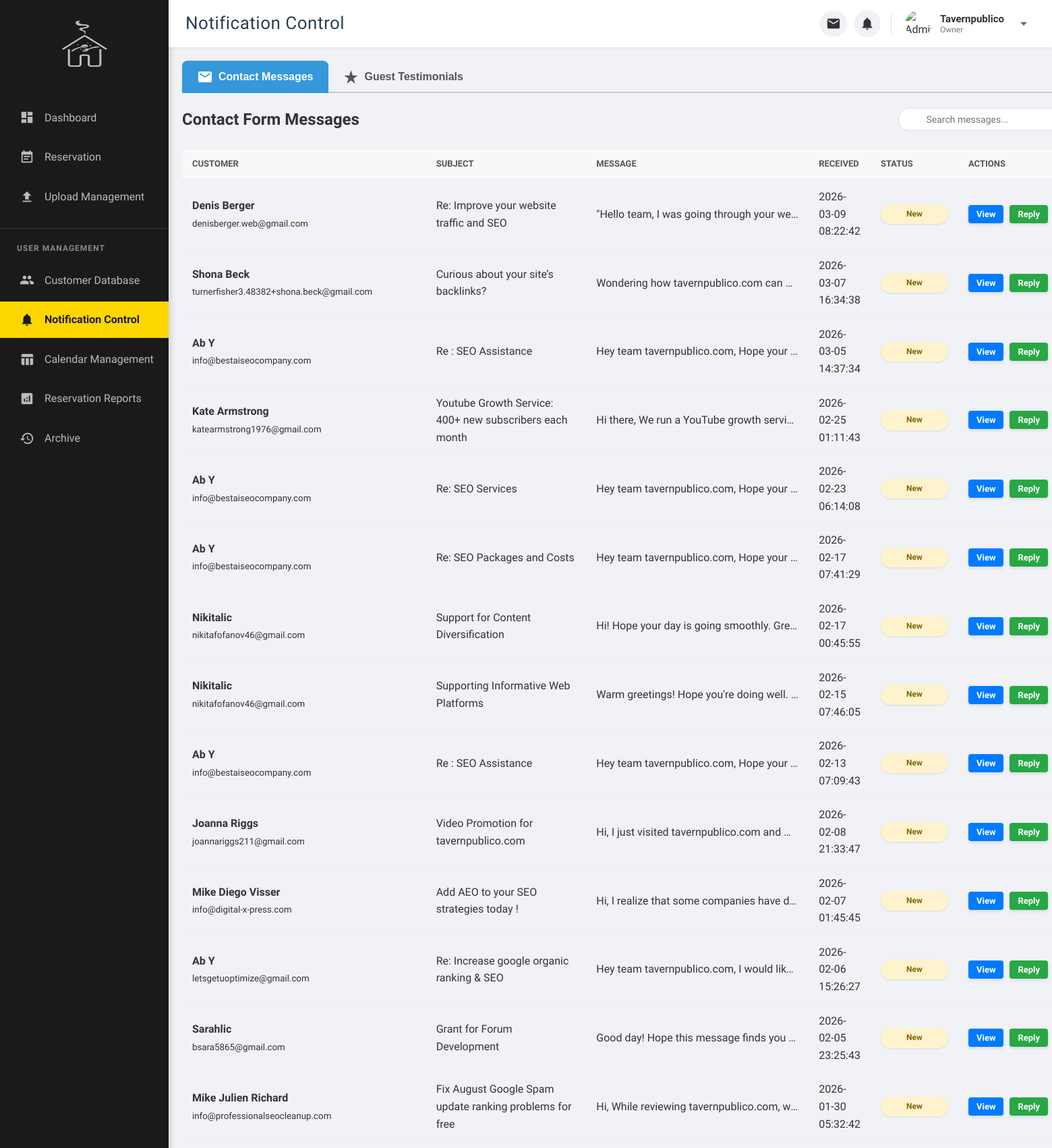
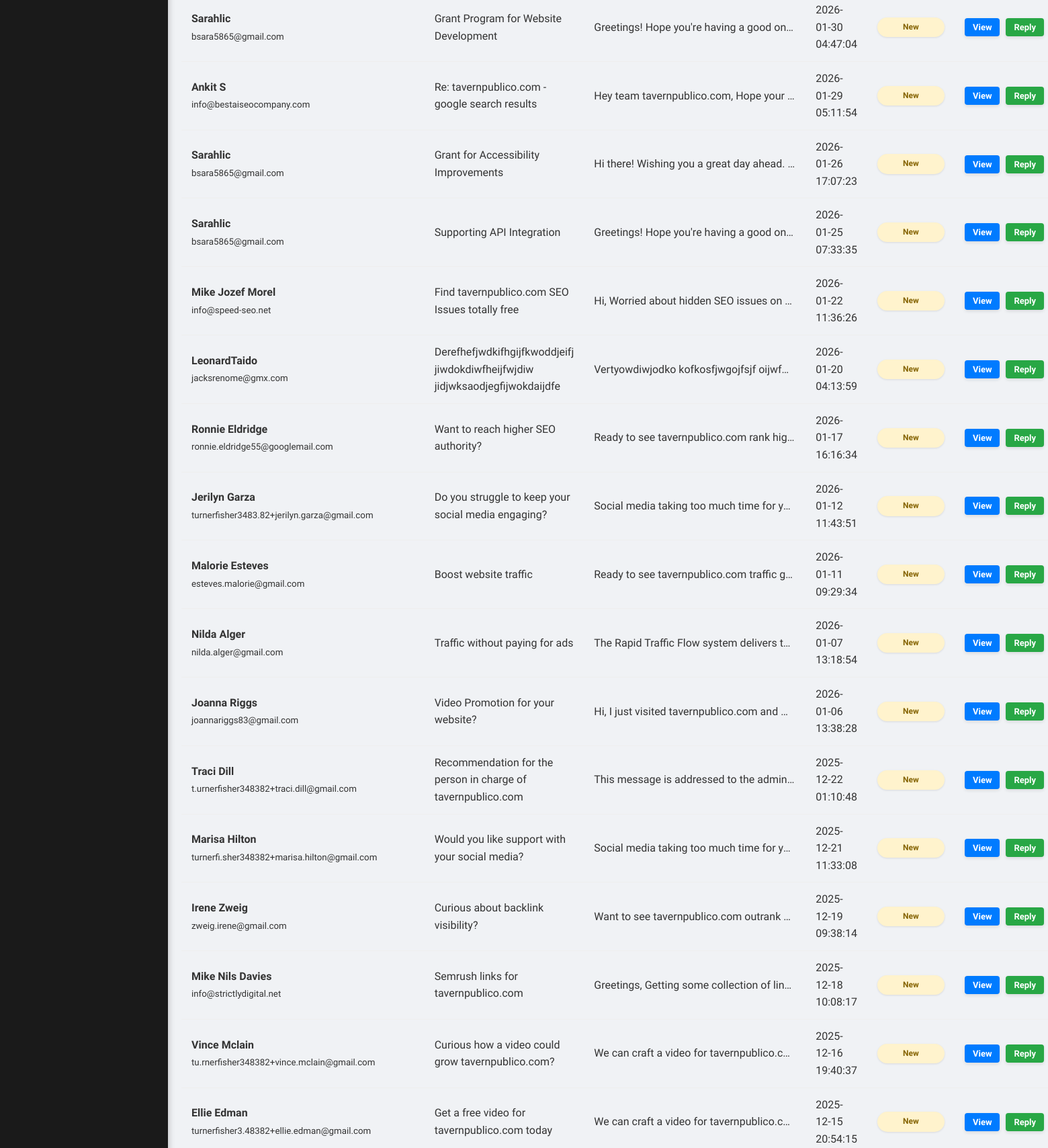
The app's page /notification_control.php (signed in, upper part) with its own data (2 pictures, top to bottom).
### tables this page shows
CREATE TABLE `contact_messages` (
  `id` int(11) NOT NULL,
  `name` varchar(255) NOT NULL,
  `email` varchar(255) NOT NULL,
  `subject` varchar(255) DEFAULT NULL,
  `message` text NOT NULL,
  `admin_reply` text DEFAULT NULL,
  `replied_at` timestamp NULL DEFAULT NULL,
  `is_read` tinyint(1) NOT NULL DEFAULT 0,
  `created_at` timestamp NOT NULL DEFAULT current_timestamp(),
  `deleted_at` datetime DEFAULT NULL
);

### notification_control.php (the view, shortened to what this page needs)
<?php
require_once 'db_connect.php';
$messages = [];
$sql_messages = "SELECT * FROM contact_messages WHERE deleted_at IS NULL ORDER BY created_at DESC";
if ($result = mysqli_query($link, $sql_messages)) {
    while ($row = mysqli_fetch_assoc($result)) {
        $messages[] = $row;
    }
}
?>
<!DOCTYPE html>
<html lang="en">
<head>
    <link rel="stylesheet" href="CSS/admin.css">
</head>
<body>
    <div class="page-wrapper">
        <?php
        if (isset($_SESSION['role']) && $_SESSION['role'] === 'manager') {
            include 'partials/manager_sidebar.php';
        } else {
        ?>
            <aside class="admin-sidebar">
                <div class="sidebar-header"> <img src="Tavern.png" alt="Home Icon" class="home-icon"> </div>
                <nav>
                     <ul class="sidebar-menu">
                        <li class="menu-item"><a href="admin.php"><i class="material-icons">dashboard</i> Dashboard</a></li>
                        <li class="menu-item"><a href="reservation.php"><i class="material-icons">event_note</i> Reservation</a></li>
                        <li class="menu-item"><a href="update.php"><i class="material-icons">file_upload</i> Upload Management</a></li>
                    </ul>
                    <div class="user-management-title">User Management</div>
                    <ul class="sidebar-menu user-management-menu">
                        <li class="menu-item"><a href="customer_database.php"><i class="material-icons">people</i> Customer Database</a></li>
                        <li class="menu-item active"><a href="notification_control.php"><i class="material-icons">notifications</i> Notification Control</a></li>
                        <li class="menu-item"><a href="table_management.php"><i class="material-icons">table_chart</i>Calendar Management</a></li>
                        <li class="menu-item"><a href="reports.php"><i class="material-icons">analytics</i>Reservation Reports</a></li>
                        <li class="menu-item"><a href="deletion_history.php"><i class="material-icons">history</i>Archive</a></li>
                    </ul>
                </nav>
            </aside>
        <?php
        }
        ?>
        <div class="admin-content-area">
            <header class="main-header">
                <div class="header-content">
                    <h1 class="header-page-title">Notification Control</h1>
                    <div class="admin-header-right">
                        <div class="admin-notification-area">
                            <div class="admin-notification-item">
                                <button class="admin-notification-button" id="adminMessageBtn" title="Messages">
                                    <i class="material-icons">email</i>
                                </button>
                            </div>
                            <div class="admin-notification-item">
                                <button class="admin-notification-button" id="adminReservationBtn" title="Reservations">
                                    <i class="material-icons">notifications</i> <span class="admin-notification-badge" id="adminReservationCount" style="display: none;">0</span>
                                </button>
                            </div>
                        </div>
                        <div class="admin-profile-dropdown">
                            <div class="admin-profile-area" id="adminProfileBtn">
                                <?php $admin_avatar_path = isset($_SESSION['avatar']) && file_exists($_SESSION['avatar']) ? htmlspecialchars($_SESSION['avatar']) : 'images/default_avatar.png'; ?>
                                <img src="<?php echo $admin_avatar_path; ?>" alt="Admin Avatar" class="admin-avatar">
                                <div class="admin-user-info">
                                    <span class="admin-username"><?php echo htmlspecialchars($_SESSION['username']); ?></span>
                                    <span class="admin-role"><?php echo ucfirst(htmlspecialchars($_SESSION['role'])); ?></span>
                                </div>
                                <i class="material-icons" style="color: #666; margin-left: 5px;">arrow_drop_down</i>
                            </div>
                        </div>
                    </div>
                    </div>
            </header>
            <main class="dashboard-main-content">
                <div class="tabs-container">
                    <button class="tab-button active" onclick="openTab(event, 'messages')">
                        <i class="material-icons">email</i>
                        <span>Contact Messages</span>
                    </button>
                    <button class="tab-button" onclick="openTab(event, 'testimonials')">
                        <i class="material-icons">star_rate</i>
                        <span>Guest Testimonials</span>
                    </button>
                </div>
                <div id="messages" class="tab-content">
                    <div class="reservation-page-header">
                        <h2>Contact Form Messages</h2>
                        <input type="text" id="messageSearch" class="search-input" placeholder="Search messages...">
                    </div>
                    <section class="all-reservations-section">
                        <div class="table-responsive">
                            <table id="messagesTable">
                                <thead>
                                    <tr>
                                        <th>CUSTOMER</th> <th>SUBJECT</th> <th>MESSAGE</th> <th>RECEIVED</th> <th>STATUS</th> <th>ACTIONS</th>
                                    </tr>
                                </thead>
                                <tbody>
                                    <?php if (empty($messages)): ?>
                                        <tr><td colspan="6" style="text-align: center;">No messages found.</td></tr>
                                    <?php else: ?>
                                        <?php foreach ($messages as $message): ?>
                                            <tr data-id="<?php echo $message['id']; ?>"
                                                data-email="<?php echo htmlspecialchars($message['email']); ?>"
                                                data-subject="<?php echo htmlspecialchars($message['subject']); ?>"
                                                data-messagebody="<?php echo htmlspecialchars($message['message']); ?>">
                                                <td>
                                                    <strong><?php echo htmlspecialchars($message['name']); ?></strong><br>
                                                    <small><?php echo htmlspecialchars($message['email']); ?></small>
                                                </td>
                                                <td><?php echo htmlspecialchars($message['subject']); ?></td>
                                                <td><span class="truncate-text" title="<?php echo htmlspecialchars($message['message']); ?>"><?php echo htmlspecialchars($message['message']); ?></span></td>
                                                <td><?php echo htmlspecialchars($message['created_at']); ?></td>
                                                <td><span class="status-badge <?php echo !empty($message['replied_at']) ? 'confirmed' : 'pending'; ?>"><?php echo !empty($message['replied_at']) ? 'Replied' : 'New'; ?></span></td>
                                                <td class="actions">
                                                    <button class="btn btn-small view-full-text-btn">View</button>
                                                    <button class="btn btn-small reply-message-btn">Reply</button>
                                                </td>
                                            </tr>
                                        <?php endforeach; ?>
                                    <?php endif; ?>
                                </tbody>
                            </table>
                        </div>
                    </section>
                </div>
            </main>
        </div>
    </div>
</body>
</html>

### notification_control.php (style rules this page uses)
.tabs-container { display: flex; border-bottom: 2px solid #ccc; margin-bottom: 20px; }
.tab-button { padding: 12px 22px; cursor: pointer; border: none; background-color: transparent; font-size: 16px; font-weight: 600; color: #555; text-decoration: none; border-top-left-radius: 8px; border-top-right-radius: 8px; margin-bottom: -2px; display: flex; align-items: center; gap: 8px; transition: color 0.3s, background-color 0.3s, transform 0.1s ease-out; }
.tab-button.active { background-color: #3498db; color: #fff; }
.tab-content { display: none; }
.tab-content.active { display: block; animation: fadeIn 0.5s; }
.reservation-page-header h2 { font-size: 24px; margin: 0; color: #333; font-weight: 600; flex-grow: 1; }
.truncate-text { display: block; max-width: 300px; white-space: nowrap; overflow: hidden; text-overflow: ellipsis; }
.btn.view-full-text-btn { background-color: #007bff; color: white; }
.btn.reply-message-btn { background-color: #28a745; color: white; }

### records on screen
contact_messages: name "Denis Berger", email "denisberger.web@gmail.com", subject "Re: Improve your website traffic and SEO", message "\"Hello team, I was going through your we…", created_at "2026-03-09 08:22:42", shows "New"
contact_messages: name "Shona Beck", email "turnerfisher3.48382+shona.beck@gmail.com", subject "Curious about your site’s backlinks?", message "Wondering how tavernpublico.com can…", created_at "2026-03-07 16:34:38", shows "New"
contact_messages: name "Ab Y", email "info@bestaiseocompany.com", subject "Re : SEO Assistance", message "Hey team tavernpublico.com, Hope your…", created_at "2026-03-05 14:37:34", shows "New"
contact_messages: name "Kate Armstrong", email "katearmstrong1976@gmail.com", subject "Youtube Growth Service: 400+ new subscribers each month", message "Hi there, We run a YouTube growth servi…", created_at "2026-02-25 01:11:43", shows "New"
contact_messages: name "Ab Y", email "info@bestaiseocompany.com", subject "Re: SEO Services", message "Hey team tavernpublico.com, Hope your…", created_at "2026-02-23 06:14:08", shows "New"
contact_messages: name "Ab Y", email "info@bestaiseocompany.com", subject "Re: SEO Packages and Costs", message "Hey team tavernpublico.com, Hope your…", created_at "2026-02-17 07:41:29", shows "New"
contact_messages: name "Nikitalic", email "nikitafofanov46@gmail.com", subject "Support for Content Diversification", message "Hi! Hope your day is going smoothly. Gre…", created_at "2026-02-17 00:45:55", shows "New"
contact_messages: name "Nikitalic", email "nikitafofanov46@gmail.com", subject "Supporting Informative Web Platforms", message "Warm greetings! Hope you're doing well.…", created_at "2026-02-15 07:46:05", shows "New"
contact_messages: name "Ab Y", email "info@bestaiseocompany.com", subject "Re : SEO Assistance", message "Hey team tavernpublico.com, Hope your…", created_at "2026-02-13 07:09:43", shows "New"
contact_messages: name "Joanna Riggs", email "joannariggs211@gmail.com", subject "Video Promotion for tavernpublico.com", message "Hi, I just visited tavernpublico.com and…", created_at "2026-02-08 21:33:47", shows "New"
contact_messages: name "Mike Diego Visser", email "info@digital-x-press.com", subject "Add AEO to your SEO strategies today !", message "Hi, I realize that some companies have d…", created_at "2026-02-07 01:45:45", shows "New"
contact_messages: name "Ab Y", email "letsgetuoptimize@gmail.com", subject "Re: Increase google organic ranking & SEO", message "Hey team tavernpublico.com, I would lik…", created_at "2026-02-06 15:26:27", shows "New"
contact_messages: name "Sarahlic", email "bsara5865@gmail.com", subject "Grant for Forum Development", message "Good day! Hope this message finds you…", created_at "2026-02-05 23:25:43", shows "New"
contact_messages: name "Mike Julien Richard", email "info@professionalseocleanup.com", subject "Fix August Google Spam update ranking problems for free", message "Hi, While reviewing tavernpublico.com, w…", created_at "2026-01-30 05:32:42", shows "New"
contact_messages: name "Sarahlic", email "bsara5865@gmail.com", subject "Grant Program for Website Development", message "Greetings! Hope you're having a good on…", created_at "2026-01-30 04:47:04", shows "New"
contact_messages: name "Ankit S", email "info@bestaiseocompany.com", subject "Re: tavernpublico.com - google search results", message "Hey team tavernpublico.com, Hope your…", created_at "2026-01-29 05:11:54", shows "New"
contact_messages: name "Sarahlic", email "bsara5865@gmail.com", subject "Grant for Accessibility Improvements", message "Hi there! Wishing you a great day ahead.…", created_at "2026-01-26 17:07:23", shows "New"
contact_messages: name "Sarahlic", email "bsara5865@gmail.com", subject "Supporting API Integration", message "Greetings! Hope you're having a good on…", created_at "2026-01-25 07:33:35", shows "New"
contact_messages: name "Mike Jozef Morel", email "info@speed-seo.net", subject "Find tavernpublico.com SEO Issues totally free", message "Hi, Worried about hidden SEO issues on…", created_at "2026-01-22 11:36:26", shows "New"
contact_messages: name "LeonardTaido", email "jacksrenome@gmx.com", subject "Derefhefjwdkifhgijfkwoddjeifj jiwdokdiwfheijfwjdiw jidjwksaodjegfijwokdaijdfe", message "Vertyowdiwjodko kofkosfjwgojfsjf oijwf…", created_at "2026-01-20 04:13:59", shows "New"
contact_messages: name "Ronnie Eldridge", email "ronnie.eldridge55@googlemail.com", subject "Want to reach higher SEO authority?", message "Ready to see tavernpublico.com rank hig…", created_at "2026-01-17 16:16:34", shows "New"
contact_messages: name "Jerilyn Garza", email "turnerfisher3483.82+jerilyn.garza@gmail.com", subject "Do you struggle to keep your social media engaging?", message "Social media taking too much time for y…", created_at "2026-01-12 11:43:51", shows "New"
contact_messages: name "Malorie Esteves", email "esteves.malorie@gmail.com", subject "Boost website traffic", message "Ready to see tavernpublico.com traffic g…", created_at "2026-01-11 09:29:34", shows "New"
contact_messages: name "Nilda Alger", email "nilda.alger@gmail.com", subject "Traffic without paying for ads", message "The Rapid Traffic Flow system delivers t…", created_at "2026-01-07 13:18:54", shows "New"
contact_messages: name "Joanna Riggs", email "joannariggs83@gmail.com", subject "Video Promotion for your website?", message "Hi, I just visited tavernpublico.com and…", created_at "2026-01-06 13:38:28", shows "New"
contact_messages: name "Traci Dill", email "t.urnerfisher348382+traci.dill@gmail.com", subject "Recommendation for the person in charge of tavernpublico.com", message "This message is addressed to the admin…", created_at "2025-12-22 01:10:48", shows "New"
contact_messages: name "Marisa Hilton", email "turnerfi.sher348382+marisa.hilton@gmail.com", subject "Would you like support with your social media?", message "Social media taking too much time for y…", created_at "2025-12-21 11:33:08", shows "New"
contact_messages: name "Irene Zweig", email "zweig.irene@gmail.com", subject "Curious about backlink visibility?", message "Want to see tavernpublico.com outrank…", created_at "2025-12-19 09:38:14", shows "New"
contact_messages: name "Mike Nils Davies", email "info@strictlydigital.net", subject "Semrush links for tavernpublico.com", message "Greetings, Getting some collection of lin…", created_at "2025-12-18 10:08:17", shows "New"
contact_messages: name "Vince Mclain", email "tu.rnerfisher348382+vince.mclain@gmail.com", subject "Curious how a video could grow tavernpublico.com?", message "We can craft a video for tavernpublico.c…", created_at "2025-12-16 19:40:37", shows "New"
contact_messages: name "Ellie Edman", email "turnerfisher3.48382+ellie.edman@gmail.com", subject "Get a free video for tavernpublico.com today", message "We can craft a video for tavernpublico.c…", created_at "2025-12-15 20:54:15", shows "New"

### other values on screen
$_SESSION['username'] "Tavernpublico"
$_SESSION['role'] "Owner"
